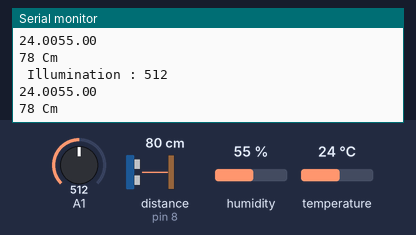
Recording of a sketch running on a simulated Arduino Uno, built with avr-gcc and run on an emulated ATmega328P. Parts: the last lines printed to the serial monitor. Wiring (inferred from the names in the program): ultrasonic range finder: trigger pin 9; echo pin 8. The inputs (shaded band) are chosen by the test bench; at power-on: distance to the obstacle (sensor on pin 8) 80 cm, humidity 55 %, A1 = 512, temperature 24 °C. The echo pulse lasts 58.3 µs per cm; WiFi joins after 1.5 s; servers stay silent unless stated.

Above: at 2.9 s.
3.0 s: distance to the obstacle (sensor on pin 8) set to 2 cm
At 3.8 s:
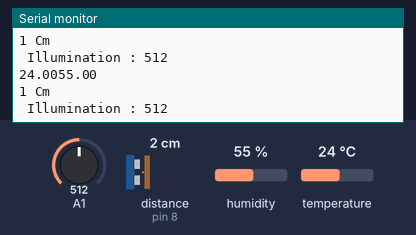
4.5 s: humidity set to 22 %
6.0 s: A1 set to 390
At 7.1 s:
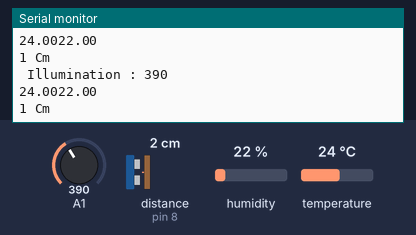
7.5 s: temperature set to 12 °C
At 8.1 s:
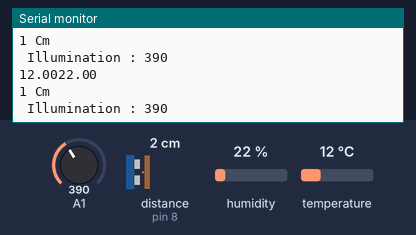
9.0 s: distance to the obstacle (sensor on pin 8) set to 4 cm
At 9.8 s:
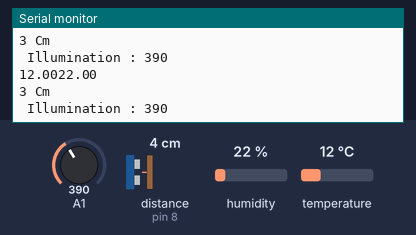
10.5 s: A1 set to 410
At 11.4 s:
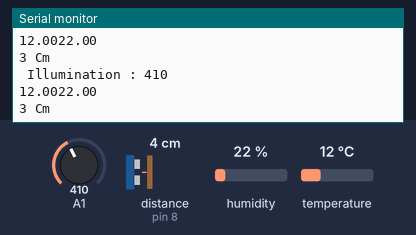
Timing chart, 0 to 13.0 s (numbered marks = the images above; inputs shaded):
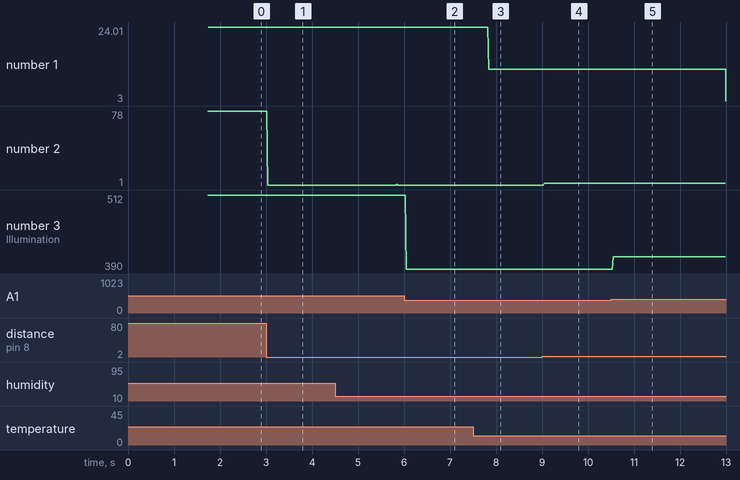

The sketch:

IotProject_Ard.ino
```cpp
#include <WiFiEsp.h>
#include <SoftwareSerial.h>
#include <Wire.h>
#include <DHT.h>
#include <MsTimer2.h>

//#define DEBUG
//#define DEBUG_WIFI
#define AP_SSID "iot0"
#define AP_PASS "iot00000"
#define SERVER_NAME "10.10.141.72"
#define SERVER_PORT 5000
#define LOGID "ARD"
#define PASSWD "PASSWD"
#define CMD_SIZE 50
#define DHT_PIN 4
#define DHTTYPE DHT11
#define ARR_CNT 6
#define WIFIRX 6  //6:RX-->ESP8266 TX
#define WIFITX 7  //7:TX -->ESP8266 RX
#define TRIG 9 //TRIG 핀 설정 (초음파 보내는 핀)
#define ECHO 8 //ECHO 핀 설정 (초음파 받는 핀)

SoftwareSerial wifiSerial(WIFIRX, WIFITX);
WiFiEspClient client;
DHT dht(DHT_PIN, DHTTYPE);

bool timerFlag = false;
long duration, distance;
float tem = 0.0, hum = 0.0;
int res = 0;
int cds = 0;
char sendId[10] = "ARD";
char sendSensorVal[50] = {0};
char getSensorId[10]="SQL";
char getSensorId1[10]="BLT";
char display[50];
char temp[6];
char humi[6];

void timerIsr()
{
  timerFlag = true;
}

void printWifiStatus()
{
  // print the SSID of the network you're attached to

  Serial.print("SSID: ");
  Serial.println(WiFi.SSID());

  // print your WiFi shield's IP address
  IPAddress ip = WiFi.localIP();
  Serial.print("IP Address: ");
  Serial.println(ip);

  // print the received signal strength
  long rssi = WiFi.RSSI();
  Serial.print("Signal strength (RSSI):");
  Serial.print(rssi);
  Serial.println(" dBm");
}

void socketEvent()
{
  int i = 0;
  char * pToken;
  char * pArray[ARR_CNT] = {0};
  char recvBuf[CMD_SIZE] = {0};
  int len;

  sendSensorVal[0] = '\0';
  len = client.readBytesUntil('\n', recvBuf, CMD_SIZE);
  client.flush();
#ifdef DEBUG
  Serial.print("recv : ");
  Serial.print(recvBuf);
#endif
  pToken = strtok(recvBuf, "[@]");
  while (pToken != NULL)
  {
    pArray[i] =  pToken;
    if (++i >= ARR_CNT)
      break;
    pToken = strtok(NULL, "[@]");
  }
  //[KSH_ARD]LED@ON : pArray[0] = "KSH_ARD", pArray[1] = "LED", pArray[2] = "ON"
  if (!strncmp(pArray[1], " New", 4)) // New Connected
  {
#ifdef DEBUG
    Serial.write('\n');
#endif
    strcpy(display, "Server Connected");
    return ;
  }
  else if (!strncmp(pArray[1], " Alr", 4)) //Already logged
  {
#ifdef DEBUG
    Serial.write('\n');
#endif
    client.stop();
    server_Connect();
    return ;
  }
  else
    return;


  client.write(sendSensorVal, strlen(sendSensorVal));
  client.flush();

#ifdef DEBUG
  Serial.print(", send : ");
  Serial.print(sendSensorVal);
#endif
}

int server_Connect()
{
#ifdef DEBUG_WIFI
  Serial.println("Starting connection to server...");
#endif

  if (client.connect(SERVER_NAME, SERVER_PORT)) {
#ifdef DEBUG_WIFI
    Serial.println("Connect to server");
#endif
    client.print("["LOGID":"PASSWD"]");
  }
  else
  {
#ifdef DEBUG_WIFI
    Serial.println("server connection failure");
#endif
  }
}

void wifi_Init()
{
  do {
    WiFi.init(&wifiSerial);
    if (WiFi.status() == WL_NO_SHIELD) {
#ifdef DEBUG_WIFI
      Serial.println("WiFi shield not present");
#endif
    }
    else
      break;
  } while (1);

#ifdef DEBUG_WIFI
  Serial.print("Attempting to connect to WPA SSID: ");
  Serial.println(AP_SSID);
#endif
  while (WiFi.begin(AP_SSID, AP_PASS) != WL_CONNECTED) {
#ifdef DEBUG_WIFI
    Serial.print("Attempting to connect to WPA SSID: ");
    Serial.println(AP_SSID);
#endif
  }

#ifdef DEBUG_WIFI
  Serial.println("You're connected to the network");
  printWifiStatus();
#endif
}

void wifi_Setup() {
  wifiSerial.begin(19200);
  wifi_Init();
  server_Connect();
}


void setup() {

  Serial.begin(19200);
  #ifdef DEBUG
  Serial.begin(115200); //DEBUG
  #endif
  wifi_Setup();
  pinMode(TRIG, OUTPUT);
  pinMode(ECHO, INPUT);
  MsTimer2::set(30000, timerIsr); //30초 간격으로 타이머 작동
  MsTimer2::start();
  dht.begin();
}

void loop()
{
  if (client.available()) {
    socketEvent();
  }

  digitalWrite(TRIG, LOW);
  delayMicroseconds(2);
  digitalWrite(TRIG, HIGH);
  delayMicroseconds(3);
  digitalWrite(TRIG, LOW);

  duration = pulseIn (ECHO, HIGH);
  distance = duration * 17 / 1000;

  if(distance > 400){
    distance = 1;
  }

  tem = dht.readTemperature();
  hum = dht.readHumidity();


    Serial.print(distance);
    Serial.println(" Cm");
    cds = analogRead(A1);
    Serial.print(" Illumination : ");
    Serial.println(cds);

  sprintf(temp,"%s",String(tem,2).c_str());
  Serial.print(temp);

  sprintf(humi,"%s",String(hum,2).c_str());
  Serial.println(humi);
  if (timerFlag) //30초에 한번씩 실행
  {
    timerFlag = false;
    sprintf(sendSensorVal, "[%s]SENSOR@%d@%s@%s@%d\r\n", getSensorId, cds, temp, humi, distance);
    client.write(sendSensorVal, strlen(sendSensorVal));
    delay(100);
    sprintf(sendSensorVal, "[%s]SENSOR@%d@%s@%s@%d\r\n", getSensorId1, cds, temp, humi, distance);
    client.write(sendSensorVal, strlen(sendSensorVal));
    client.flush();
  }
}
```

Measured:
- after the input at 3.0 s, the serial monitor: prints a new line at once (image 1)
- after the input at 6.0 s, the serial monitor: prints a new line after 0.05 s (image 2)
- after the input at 7.5 s, the serial monitor: prints a new line after 0.34 s (image 3)
- after the input at 9.0 s, the serial monitor: prints a new line after 0.05 s (image 4)
- after the input at 10.5 s, the serial monitor: prints a new line after 0.05 s (image 5)
- plotted number 1: 24.01 → 24 after the input at 4.5 s, 24 → 12 after the input at 7.5 s
- plotted number 2: 78 → 1 after the input at 3.0 s, 1 → 3 after the input at 9.0 s
- plotted number 3: 512 → 390 after the input at 6.0 s, 390 → 410 after the input at 10.5 s
